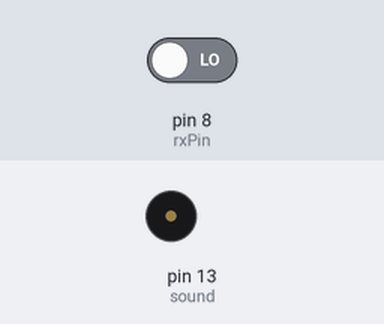
Simulated run of this sketch. Board: Arduino Uno, built with avr-gcc and run on an emulated ATmega328P. On the bench: buzzer (waves = sounding). Inputs (shaded band) come from the test bench; at power-on: pin 8 (rxPin) LOW.

Above: at 0.1 s.
At 1.1 s:
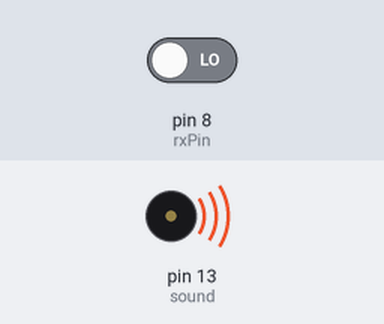
Timing chart, 0 to 2.6 s (numbered marks = the images above):
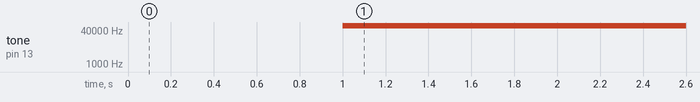

The sketch:

remoteToEar.ino
```cpp
const int rxPin = 8; //'const' forteller compileren(det programmet som oversetter fra engelsk til datakode(0'er og 1'ere) at denne variabelen ikke kan forandres(hvis man senere i programmet prøver å gi den en ny verdi vil man få en error). Det er strengt tatt ikke nødvendig, men er mer elegant, og hvis hjelpe å ungå feil i store programmer
const int sound = 13;

void setup() {
 pinMode(rxPin, INPUT);
 pinMode(sound, OUTPUT);
}

void loop() {
 int rx = pulseIn(rxPin, HIGH);
 tone(sound, map(rx, 1000, 2000, 0, 3000)); //,map(pulseIn(9, HIGH), 1000, 2000, 0, 50));
 delay(10);
}
```

Measured:
- by itself, tone on pin 13 (sound): silent → 62536 Hz at 1.0 s
